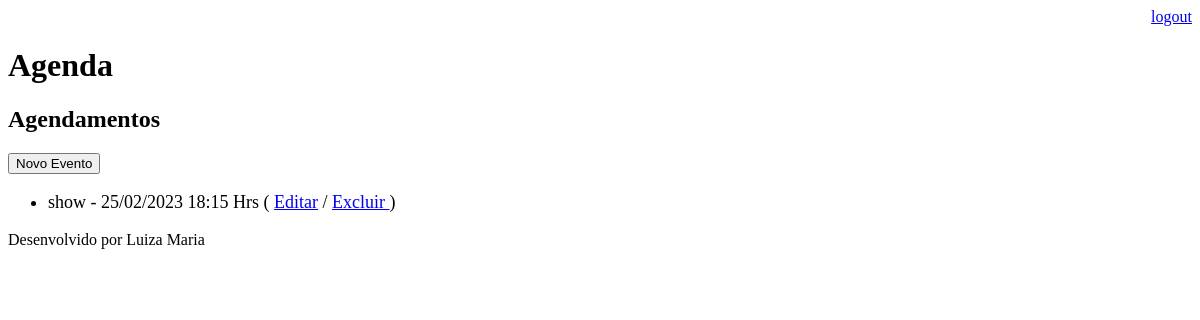
Page /agenda/ (signed in) on the earlier database version.
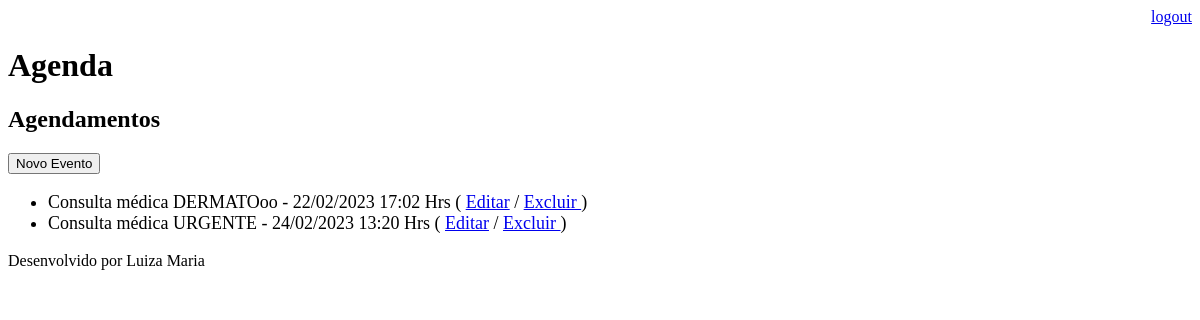
Same page on the later database version.
### core/models.py (models this page shows, shortened)
class Evento(models.Model):
    titulo = models.CharField(max_length=100)
    descricao = models.TextField(blank=True, null=True)
    data_evento = models.DateTimeField(verbose_name='Data do Evento')
    data_criacao = models.DateTimeField(auto_now=True,verbose_name='Data de Criação')
    usuario = models.ForeignKey(User, on_delete=models.CASCADE)
    class Meta:
        db_table = 'evento'
    def get_data_evento(self):
        return self.data_evento.strftime('%d/%m/%Y %H:%M Hrs')
    def get_evento_atrasado(self):
        print(type(self.data_evento))
        print(type(datetime.now()))
        if self.data_evento < datetime.now():
            return True
        else:
            return False

### core/views.py (the view)
# urls.py: path('agenda/', views.lista_eventos),
@login_required(login_url='/login/') #se não estiver autenticado não irá abrir a página da agenda e s erá levado até a página de autenticar.
def lista_eventos(request):
    usuario = request.user
    data_atual = datetime.now() - timedelta(hours=1)
    evento = Evento.objects.filter(usuario=usuario,
                                   data_evento__gt=data_atual)
    dados ={'eventos': evento}
    return render(request, 'agenda.html', dados)

### templates/agenda.html (shortened to what this page needs)
    {% extends "model-page.html" %}
    {% block content %}
        <h2>Agendamentos</h2>
        <a href="evento/">
            <button type="button">Novo Evento</button>
        </a>
        <ul style="font-size: 18px">
            {% for evento in eventos %}
                <li>
                    <div style=>
                        {{ evento.titulo }} - {{ evento.get_data_evento }}
                        ( <a href="evento/?id={{ evento.id }}">Editar</a>
                        / <a href="evento/delete/{{ evento.id }}/"> Excluir </a> )
                    </div>
                </li>
            {% endfor %}
        </ul>
    {% endblock %}

### templates/model-page.html
<!DOCTYPE html>
<html lang="en">
<head>
    {% include "model-header.html" %}
</head>
<body>
    {% block content %} {% endblock %}
    {% include "model-footer.html" %}
</body>
</html>

### templates/model-header.html (shortened to what this page needs)
<!DOCTYPE html>
<html lang="en">
    <div align="right">
        <a href="/logout">logout</a>
    </div>
    <h1>Agenda</h1>

### templates/model-footer.html
<p>Desenvolvido por Luiza Maria</p>

Differences in the rows shown:
removed Evento: titulo "show", get_data_evento "25/02/2023 18:15 Hrs"
added Evento: titulo "Consulta médica DERMATOoo", get_data_evento "22/02/2023 17:02 Hrs"
added Evento: titulo "Consulta médica URGENTE", get_data_evento "24/02/2023 13:20 Hrs"
